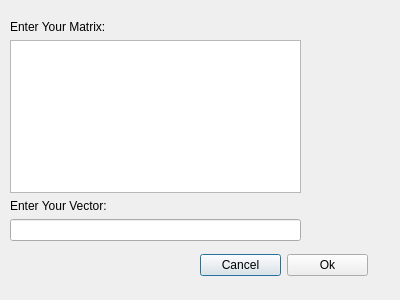
<?xml version="1.0" encoding="UTF-8"?>
<ui version="4.0">
    <class>InsertDialog</class>
    <widget class="QDialog" name="InsertDialog">
        <property name="geometry">
            <rect>
                <x>0</x>
                <y>0</y>
                <width>400</width>
                <height>300</height>
            </rect>
        </property>
        <property name="windowTitle">
            <string>Dialog</string>
        </property>
        <widget class="QWidget" name="">
            <property name="geometry">
                <rect>
                    <x>10</x>
                    <y>20</y>
                    <width>291</width>
                    <height>221</height>
                </rect>
            </property>
            <layout class="QVBoxLayout" name="verticalLayout">
                <item>
                    <widget class="QLabel" name="label">
                        <property name="text">
                            <string>Enter Your Matrix:</string>
                        </property>
                    </widget>
                </item>
                <item>
                    <widget class="QTextEdit" name="matrixEdit"/>
                </item>
                <item>
                    <widget class="QLabel" name="label_2">
                        <property name="text">
                            <string>Enter Your Vector:</string>
                        </property>
                    </widget>
                </item>
                <item>
                    <widget class="QLineEdit" name="vectorEdit"/>
                </item>
            </layout>
        </widget>
        <widget class="QWidget" name="">
            <property name="geometry">
                <rect>
                    <x>200</x>
                    <y>250</y>
                    <width>168</width>
                    <height>30</height>
                </rect>
            </property>
            <layout class="QHBoxLayout" name="horizontalLayout">
                <item>
                    <widget class="QPushButton" name="cancelButton">
                        <property name="text">
                            <string>Cancel</string>
                        </property>
                    </widget>
                </item>
                <item>
                    <widget class="QPushButton" name="okButton">
                        <property name="text">
                            <string>Ok</string>
                        </property>
                    </widget>
                </item>
            </layout>
        </widget>
    </widget>
    <resources/>
    <connections/>
</ui>
